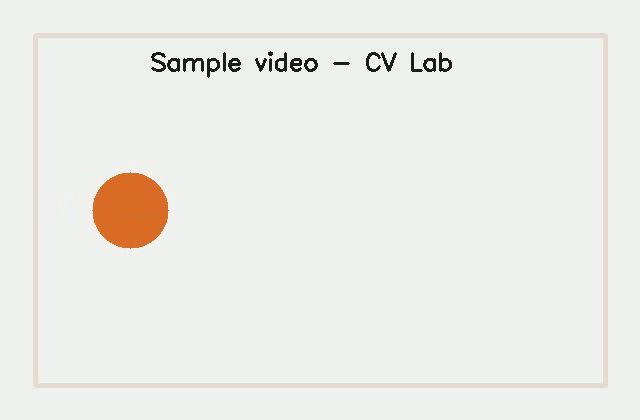
#> input picture frame 8 of CV_Experiments_01_to_15/sample_video.mp4, 640 x 420 px
$ python main.py
#> lines starting #> are read from the running program, lines starting #| are printed output that depends on the picture
from pathlib import Path
import cv2
import numpy as np

ROOT = Path(__file__).resolve().parent
video_path = ROOT.parent / "sample_video.mp4"
cap = cv2.VideoCapture(str(video_path))
if not cap.isOpened():
    raise FileNotFoundError(f"Could not open video: {video_path}")

width = int(cap.get(cv2.CAP_PROP_FRAME_WIDTH))
height = int(cap.get(cv2.CAP_PROP_FRAME_HEIGHT))
source = np.float32([[80, 50], [width - 80, 50], [width - 30, height - 50], [30, height - 50]])
destination = np.float32([[0, 0], [width - 1, 0], [width - 1, height - 1], [0, height - 1]])
matrix = cv2.getPerspectiveTransform(source, destination)

while True:
    ok, frame = cap.read()
#> frame is the input picture: shape (420, 640, 3); mean B, G, R 232.3, 236.5, 236.8
    if not ok:
        break
    transformed = cv2.warpPerspective(frame, matrix, (width, height))
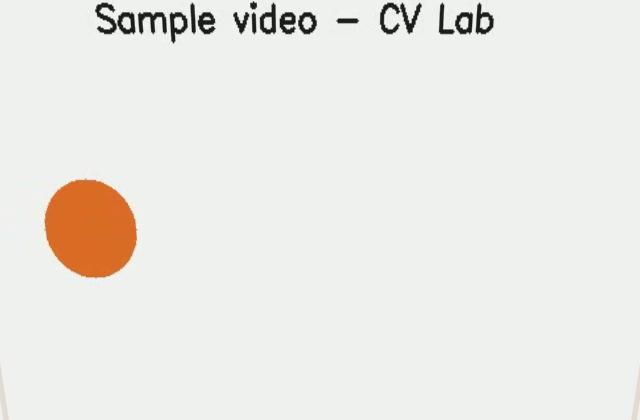
#> transformed: shape (420, 640, 3); mean B, G, R 229.8, 234.6, 235.5
    cv2.imshow("Original Video", frame)
    cv2.imshow("Perspective Transformed Video", transformed)
    if cv2.waitKey(30) & 0xFF == ord("q"):
#> (key q is pressed here)
        break

cap.release()
cv2.destroyAllWindows()

$ run again, starting later in the video
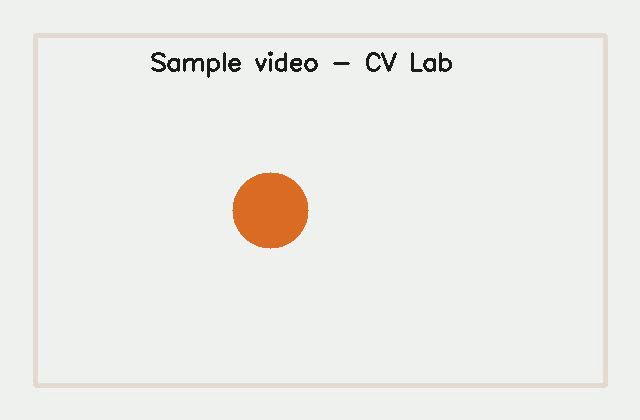
#> input picture frame 36 of CV_Experiments_01_to_15/sample_video.mp4, 640 x 420 px
#> frame is the input picture: shape (420, 640, 3); mean B, G, R 232.3, 236.5, 236.8
#> `transformed = cv2.warpPerspective(frame, matrix, (width, height))`:
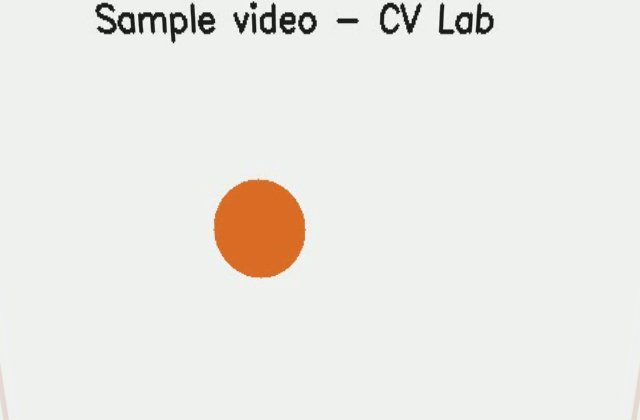
#> transformed: shape (420, 640, 3); mean B, G, R 229.8, 234.6, 235.5

$ run again, starting later in the video
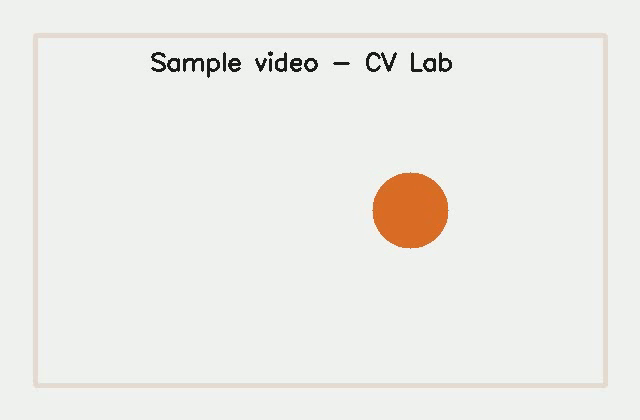
#> input picture frame 64 of CV_Experiments_01_to_15/sample_video.mp4, 640 x 420 px
#> frame is the input picture: shape (420, 640, 3); mean B, G, R 232.3, 236.5, 236.8
#> `transformed = cv2.warpPerspective(frame, matrix, (width, height))`:
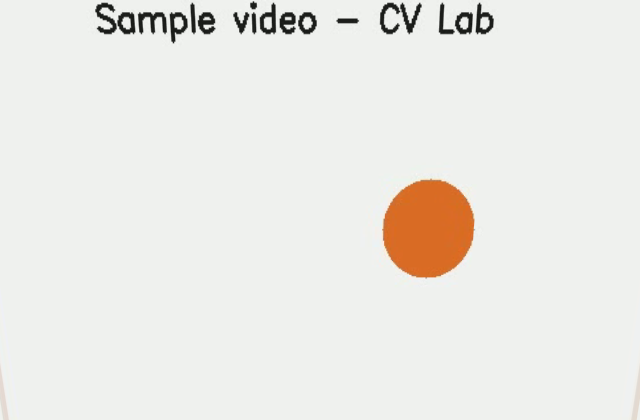
#> transformed: shape (420, 640, 3); mean B, G, R 229.8, 234.6, 235.5
